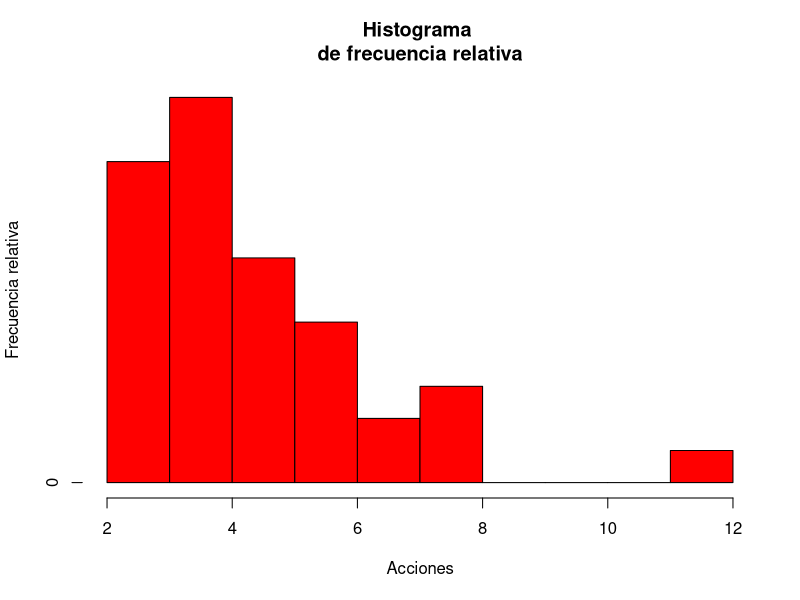
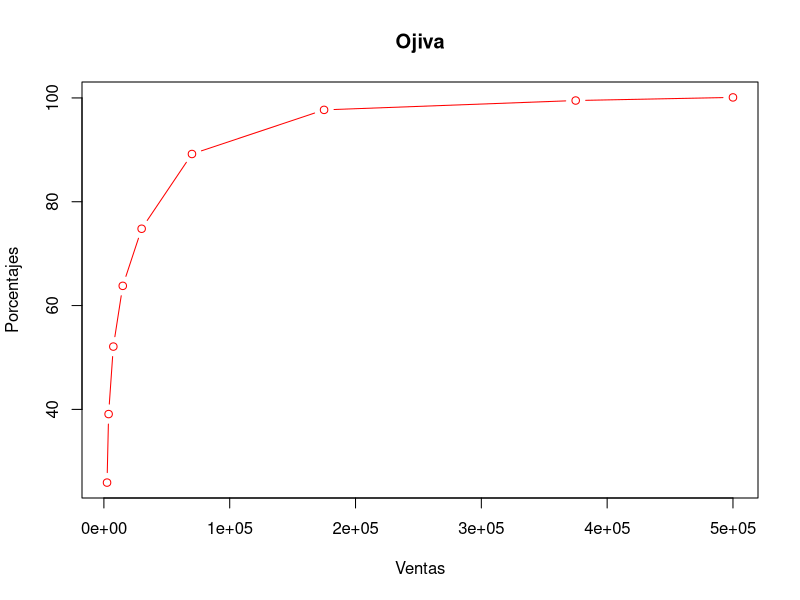

Write the R code that produced these figures, in order.
## ---- chunk 1
dólares<-c(43,57,104,162,201,220,253,302,380,467,500,633)
cuantiles<-quantile(dólares,probs=c(0.25,0.5,0.75),type = 5)
cuantiles
## ---- chunk 2
anteriores<-c(5/4,7/2,24/4,9/2,10/2,11)
media1<-mean(anteriores)
var1<-var(anteriores)
sd1<-sd(anteriores)
media1
var1
sd1

nuevas<-c(7/4,8/2,13/2,10/2,11/2,12)
media2<-mean(nuevas)
var2<-var(nuevas)
sd2<-sd(nuevas)
media2
var2
sd2
## ---- chunk 3
capitalización<-c(17,21,44,50,79,86,140,178,203)
media<-mean(capitalización)
media
## ---- chunk 4
capitalización<-c(17,21,44,50,79,86,140,178,203)
mediana<-median(capitalización)
mediana
## ---- chunk 5
capitalización<-c(17,21,44,50,79,86,140,178,203)
x2<-capitalización^2
sigma<-sqrt(sum(x2)/9-(media)^2)
sigma
## ---- chunk 6
L<-c(1,1,1,7,19,14,21,5,3,2,1)
media_L<-mean(L)
media_L
R<-c(1,1,0,5,20,20,14,8,1,4,0)
media_R<-mean(R)
media_R
## ---- chunk 7
L<-c(1,1,1,7,19,14,21,5,3,2,1)
L<-sort(L)
L
mediana_L<-median(L)
mediana_L
R<-c(1,1,0,5,20,20,14,8,1,4,0)
R<-sort(R)
R
mediana_R<-median(R)
mediana_R
## ---- chunk 8
L<-c(1,1,1,7,19,14,21,5,3,2,1)
moda_L<-max(L)
moda_L
R<-c(1,1,0,5,20,20,14,8,1,4,0)
moda_R<-max(R)
moda_R
## ---- chunk 9
L<-c(1,1,1,7,19,14,21,5,3,2,1)
x2<-L^2
sigmaL<-sqrt(sum(x2)/length(L)-(media_L)^2)
sigmaL
R<-c(1,1,0,5,20,20,14,8,1,4,0)
y2<-R^2
sigmaR<-sqrt(sum(y2)/length(R)-(media_R)^2)
sigmaR
## ---- chunk 10
varL<-sigmaL^2
varL
varR<-sigmaR^2
varR
## ---- chunk 11
maquinarias<-c(1,3,1,4,2,1,1,5,8,2,2,6,1,1)
media<-mean(maquinarias)
media
## ---- chunk 12
grupo1<-c(1,3,6,7,13,14)
m_g1<-mean(grupo1)
m_g1
grupo2<-c(5,10,11)
m_g2<-mean(grupo2)
m_g2
m_g3<-2
m_g3
m_g4<-4
m_g4
m_g5<-8
m_g5
m_g6<-12
m_g6
m_g8<-9
m_g8
## ---- chunk 13
grupos_mayores<-which(maquinarias>media)
grupos_mayores
## ---- chunk 14
acciones<-c(11.88,6.27,5.49,4.81,4.40,3.78,
3.44,3.11,2.88,2.68,7.99,6.07,5.26,4.79,
4.05,3.69,3.36,3.03,2.74,2.63,7.15,5.98,
5.07,4.55,3.94,3.62,3.26,2.99,2.74,2.62,
7.13,5.91,4.94,4.43,3.93,3.48,3.20,2.89,
2.69,2.61)
h<-hist(acciones,plot=FALSE)
h$counts=h$counts/sum(h$counts)
plot(h,col="red",xlab="Acciones",ylab="Frecuencia relativa",main="Histograma 
de frecuencia relativa")
## ---- chunk 15
#Veamos quienes en proporción son mayores que 0.04
p<-which(h$counts>=0.04)
p
vendidos<-sum(h$counts[1:6])
vendidos
## ---- chunk 16
accion<-sample(acciones,size=1)
frecuencia<-length(which(acciones==accion))
#probabilidad de las acciones principales
prob<-frecuencia/40
#proporción acciones con venta menor que 0.05 
v<-which(h$counts<0.05)
vendidos1<-sum(h$counts[7:10])
vendidos1
#calculamos la probabilidad
probabilidad<-prob*vendidos1
probabilidad
## ---- chunk 17
library("knitr")
demanda<-c(38,35,76,58,48,59,67,63,33,69,53,51,
28,25,36,32,61,57,49,78,48,42,72,52,47,66,58,44,44,56)
fr<-data.frame(table(demanda))
fa<-transform(fr,fAcum=cumsum(Freq))
colnames(fa)<-c("Demanda","Frecuencia","Frecuencia Acumulada")
kable(fa)
far<-transform(fr,Fr=cumsum(prop.table(Freq)))
colnames(far)<-c("Demanda","Frecuencia","Frecuencia Relativa")
kable(far)
## ---- chunk 18
cuantiles<-quantile(fa[,3],prob=c(0.25,0.50,0.75))
cuantiles
## ---- chunk 19
media<-mean(demanda)
media
mediana<-median(demanda)
mediana
moda<-max(demanda)
moda
de<-sd(demanda)
de
dmd<-sum(abs(demanda-mediana))/30
dmd
dm<-sum(abs(demanda-media))/30
dm
## ---- chunk 20
intervalos<-cut(demanda,breaks=c(25,36,48,56,63,78),include.lowest=T,right=F)
conteo<-table(intervalos)
df<-data.frame(conteo)
colnames(df)<-c("Intervalos","Frecuencia")
kable(df)
## ---- chunk 21
ptomedio<-c(30,41.5,50.5,58.5,70.5)
frecuencia<-df[,2]
media<-sum(ptomedio*frecuencia)/30
media
L<-48 #límite inferior del 3er intervalo donde se encuentra la mediana
f<-6 #frecuencia del intervalo
c<-5 #longitud del intervalo
j<-4 #observaciones necesarias del intervalo para completar n/2
mediana<-L+c*(j/f)
mediana
moda<-(63+78)/2 #punto medio de la clase con frecuencia más alta
moda
ds<-sqrt(sum(frecuencia*((ptomedio-media)^2))/29) #desviación estándar
ds
dm<-sum(frecuencia*(abs(ptomedio-media)))/30 #desviación media
dm
dmd<-sum(frecuencia*(abs(ptomedio-mediana)))/30 #desviación mediana
dmd
## ---- chunk 22
ventas<-c(40.2,29.3,35.6,88.2,42.9,
26.9,28.7,99.8,35.6,37.8,
44.2,32.3,55.2,50.6,25.4,
31.7,36.8,45.2,25.1,39.7)

ventas<-sort(ventas)
media<-mean(ventas)
media
mediana<-median(ventas)
mediana
ds<-sd(ventas)
ds
dmd<-sum(abs(ventas-mediana))/20
dmd
cuantiles<-quantile(ventas,prob=c(0.1,0.25,0.75,0.9))
cuantiles
intcuantil<-cuantiles[[3]]-cuantiles[[2]]
intcuantil
intdecil<-cuantiles[[4]]-cuantiles[[1]]
intdecil
## ---- chunk 23
#Calculemos primeramente las fronteras superior e inferior
fsup2<-1/2*(4999+5000) #promedio del lim superior con lim inferior de la siguiente clase.
fsup2
finf2<-1/2*(2499+2500) #promedio del lim inferior con lim superior con el anterior intervalo clase.
finf2
fsup7<-1/2*(249999+250000)
fsup7
finf7<-1/2*(99999+100000)
finf7
# Las anchuras son:
anchura2<-fsup2-finf2
anchura2
anchura7<-fsup7-finf7
anchura7
## ---- chunk 24
marca2<-1/2*(4999+2500)
marca2
marca7<-1/2*(249999+100000)
marca7
## ---- chunk 25
fsup4<-1/2*(19999+20000)
fsup4
finf4<-1/2*(9999+10000)
finf4
## ---- chunk 26
ptomedio<-c(2500,3749.5,7499.5,14999.5,29999.5,69999.5,174999.5,374999.5,500000)
#ptos medios de las clases
porcetanjes<-c(25.9,39.1,52.1,63.8,74.8,89.2,97.7,99.5,100.1) #frecuencia acumulada
ojiva<-plot(porcetanjes~ptomedio,type="b",xlab="Ventas",ylab="Porcentajes",main="Ojiva",col="red")
## ---- chunk 27
year_end_price<-c(26.80,29.60, 31.40,34.50,37.25)
year_end_dividend<-c(0.15,0.17,0.17,0.19,0.22)
previous_year_end_price<-c(28.50,26.80,29.60,31.40,34.50)
annual_holding<-(year_end_price+year_end_dividend)/(previous_year_end_price)-1
annual_holding<-annual_holding*100
annual_holding
## ---- chunk 28
mean_arithmetic<-mean(annual_holding)
mean_arithmetic
## ---- chunk 29
average<-((1-0.0544)*(1+0.1108)*(1+0.0666)*(1+0.1048)*(1+0.0861))^(1/5)-1
average<-average*100
average
## ---- chunk 30
Emfund<-c(3.00,4.00,4.30,5.00,4.10,6.00)
median_annual_Emfund<-median(Emfund)
median_annual_Emfund
## ---- chunk 31
sd_Emfund<-sd(Emfund)
sd_Emfund
## ---- chunk 32
hpr<-(1+0.03)*(1+0.04)*(1+0.043)*(1+0.05)*(1+0.041)*(1+0.06)-1
hpr
## ---- chunk 33
# Calculate the harmonic mean
years<-c(31.40,34.50,37.25)
average<-3/(1/31.40 +1/34.50 +1/37.25)
average
#Calculate the arithmetic mean
arit_mean<-mean(years)
arit_mean

## ---- chunk 34
portfolio<-0.6*8.61+0.4*6
portfolio
## ---- chunk 35
#calculate standard deviation of Nopat annual holding
sd_Nopat<-sd(annual_holding)
sd_Nopat
#Calculate the coefficient of variation 
CV_Nopat<-sd_Nopat/mean_arithmetic
CV_Nopat
#Calculate the arithmetic median of Emfund
mean_Emfund<-mean(Emfund)
mean_Emfund
#Calculate the coefficient of variation
CV_Emfund<-sd_Emfund/mean_Emfund
CV_Emfund
## ---- chunk 36
#Risk-free is 2.8%
srNopat<-(mean_arithmetic-2.8)/sd_Nopat
srNopat
srEmfund<-(mean_Emfund-2.8)/sd_Emfund
srEmfund
## ---- chunk 37
Range_Emfund<-6-3
Range_Emfund
MAD_Emfund<- sum(abs(Emfund-mean_Emfund))/length(Emfund)
MAD_Emfund
## ---- chunk 38
growth<-(0.22/0.14)^(1/5)-1
growth
